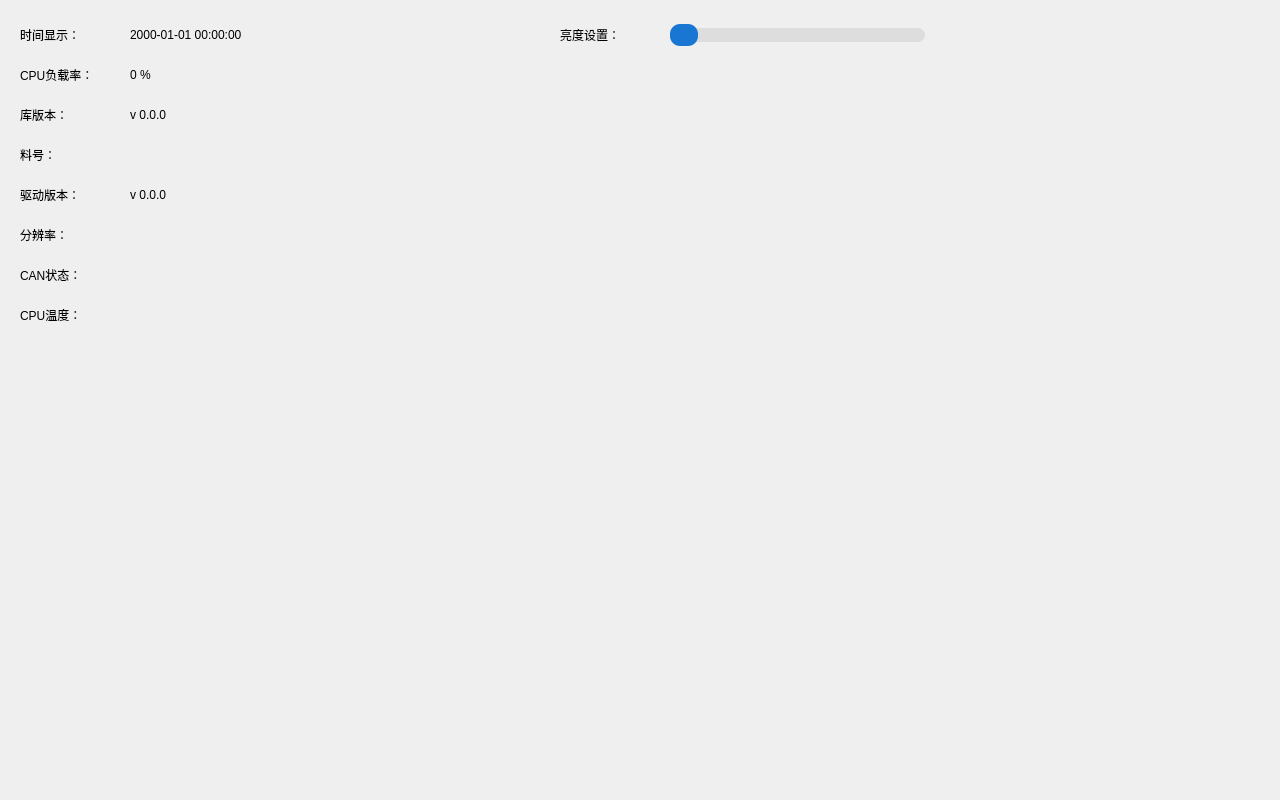
<?xml version="1.0" encoding="UTF-8"?>
<ui version="4.0">
 <class>Widget</class>
 <widget class="QWidget" name="Widget">
  <property name="geometry">
   <rect>
    <x>0</x>
    <y>0</y>
    <width>1280</width>
    <height>800</height>
   </rect>
  </property>
  <property name="windowTitle">
   <string>Widget</string>
  </property>
  <widget class="QLabel" name="label">
   <property name="geometry">
    <rect>
     <x>560</x>
     <y>20</y>
     <width>100</width>
     <height>30</height>
    </rect>
   </property>
   <property name="text">
    <string>亮度设置：</string>
   </property>
  </widget>
  <widget class="QSlider" name="horizontalSlider">
   <property name="geometry">
    <rect>
     <x>670</x>
     <y>20</y>
     <width>255</width>
     <height>30</height>
    </rect>
   </property>
   <property name="styleSheet">
    <string notr="true">/* 滑块整体控件背景（整个slider区域底色） */
/*QSlider {
    background-color: #f5f5f5;
    padding: 5px 0;
}*/
/* 轨道背景 */
QSlider::groove:horizontal {
    height: 14px;        
    background: #dddddd;
    border-radius: 7px;
}
/* 拖动滑块手柄 */
QSlider::handle:horizontal {
    width: 28px;        
    height: 20px;       
    margin: -4px 0;      
    background: #1976d2;
    border-radius: 10px;
}
/* 滑块按下效果 */
QSlider::handle:horizontal:pressed {
    background: #0d47a1;
}
/*已滑动区域填充颜色*/
QSlider::sub-page:horizontal {
    background: #64a8ff; /* 滑过的轨道填充色 */
    border-radius: 7px;
}</string>
   </property>
   <property name="minimum">
    <number>1</number>
   </property>
   <property name="maximum">
    <number>255</number>
   </property>
   <property name="orientation">
    <enum>Qt::Horizontal</enum>
   </property>
  </widget>
  <widget class="QLabel" name="label_2">
   <property name="geometry">
    <rect>
     <x>20</x>
     <y>20</y>
     <width>100</width>
     <height>30</height>
    </rect>
   </property>
   <property name="text">
    <string>时间显示：</string>
   </property>
  </widget>
  <widget class="QLabel" name="dateTime">
   <property name="geometry">
    <rect>
     <x>130</x>
     <y>20</y>
     <width>200</width>
     <height>30</height>
    </rect>
   </property>
   <property name="text">
    <string>2000-01-01 00:00:00</string>
   </property>
  </widget>
  <widget class="QLabel" name="label_3">
   <property name="geometry">
    <rect>
     <x>20</x>
     <y>60</y>
     <width>100</width>
     <height>30</height>
    </rect>
   </property>
   <property name="text">
    <string>CPU负载率：</string>
   </property>
  </widget>
  <widget class="QLabel" name="cpuused">
   <property name="geometry">
    <rect>
     <x>130</x>
     <y>60</y>
     <width>200</width>
     <height>30</height>
    </rect>
   </property>
   <property name="text">
    <string>0 %</string>
   </property>
  </widget>
  <widget class="QLabel" name="label_4">
   <property name="geometry">
    <rect>
     <x>20</x>
     <y>100</y>
     <width>100</width>
     <height>30</height>
    </rect>
   </property>
   <property name="text">
    <string>库版本：</string>
   </property>
  </widget>
  <widget class="QLabel" name="version">
   <property name="geometry">
    <rect>
     <x>130</x>
     <y>100</y>
     <width>200</width>
     <height>30</height>
    </rect>
   </property>
   <property name="text">
    <string>v 0.0.0</string>
   </property>
  </widget>
  <widget class="QLabel" name="label_5">
   <property name="geometry">
    <rect>
     <x>20</x>
     <y>140</y>
     <width>100</width>
     <height>30</height>
    </rect>
   </property>
   <property name="text">
    <string>料号：</string>
   </property>
  </widget>
  <widget class="QLabel" name="pn">
   <property name="geometry">
    <rect>
     <x>130</x>
     <y>140</y>
     <width>200</width>
     <height>30</height>
    </rect>
   </property>
   <property name="text">
    <string/>
   </property>
  </widget>
  <widget class="QLabel" name="label_6">
   <property name="geometry">
    <rect>
     <x>20</x>
     <y>180</y>
     <width>100</width>
     <height>30</height>
    </rect>
   </property>
   <property name="text">
    <string>驱动版本：</string>
   </property>
  </widget>
  <widget class="QLabel" name="driverversion">
   <property name="geometry">
    <rect>
     <x>130</x>
     <y>180</y>
     <width>200</width>
     <height>30</height>
    </rect>
   </property>
   <property name="text">
    <string>v 0.0.0</string>
   </property>
  </widget>
  <widget class="QLabel" name="label_7">
   <property name="geometry">
    <rect>
     <x>20</x>
     <y>220</y>
     <width>100</width>
     <height>30</height>
    </rect>
   </property>
   <property name="text">
    <string>分辨率：</string>
   </property>
  </widget>
  <widget class="QLabel" name="resolution">
   <property name="geometry">
    <rect>
     <x>130</x>
     <y>220</y>
     <width>200</width>
     <height>30</height>
    </rect>
   </property>
   <property name="text">
    <string/>
   </property>
  </widget>
  <widget class="QLabel" name="canstatus">
   <property name="geometry">
    <rect>
     <x>130</x>
     <y>260</y>
     <width>160</width>
     <height>30</height>
    </rect>
   </property>
   <property name="text">
    <string/>
   </property>
   <property name="wordWrap">
    <bool>true</bool>
   </property>
  </widget>
  <widget class="QLabel" name="label_8">
   <property name="geometry">
    <rect>
     <x>20</x>
     <y>260</y>
     <width>100</width>
     <height>30</height>
    </rect>
   </property>
   <property name="text">
    <string>CAN状态：</string>
   </property>
  </widget>
  <widget class="QLabel" name="label_9">
   <property name="geometry">
    <rect>
     <x>20</x>
     <y>300</y>
     <width>100</width>
     <height>30</height>
    </rect>
   </property>
   <property name="text">
    <string>CPU温度：</string>
   </property>
  </widget>
  <widget class="QLabel" name="cpuTemp">
   <property name="geometry">
    <rect>
     <x>130</x>
     <y>300</y>
     <width>200</width>
     <height>30</height>
    </rect>
   </property>
   <property name="text">
    <string/>
   </property>
  </widget>
 </widget>
 <resources/>
 <connections/>
</ui>
